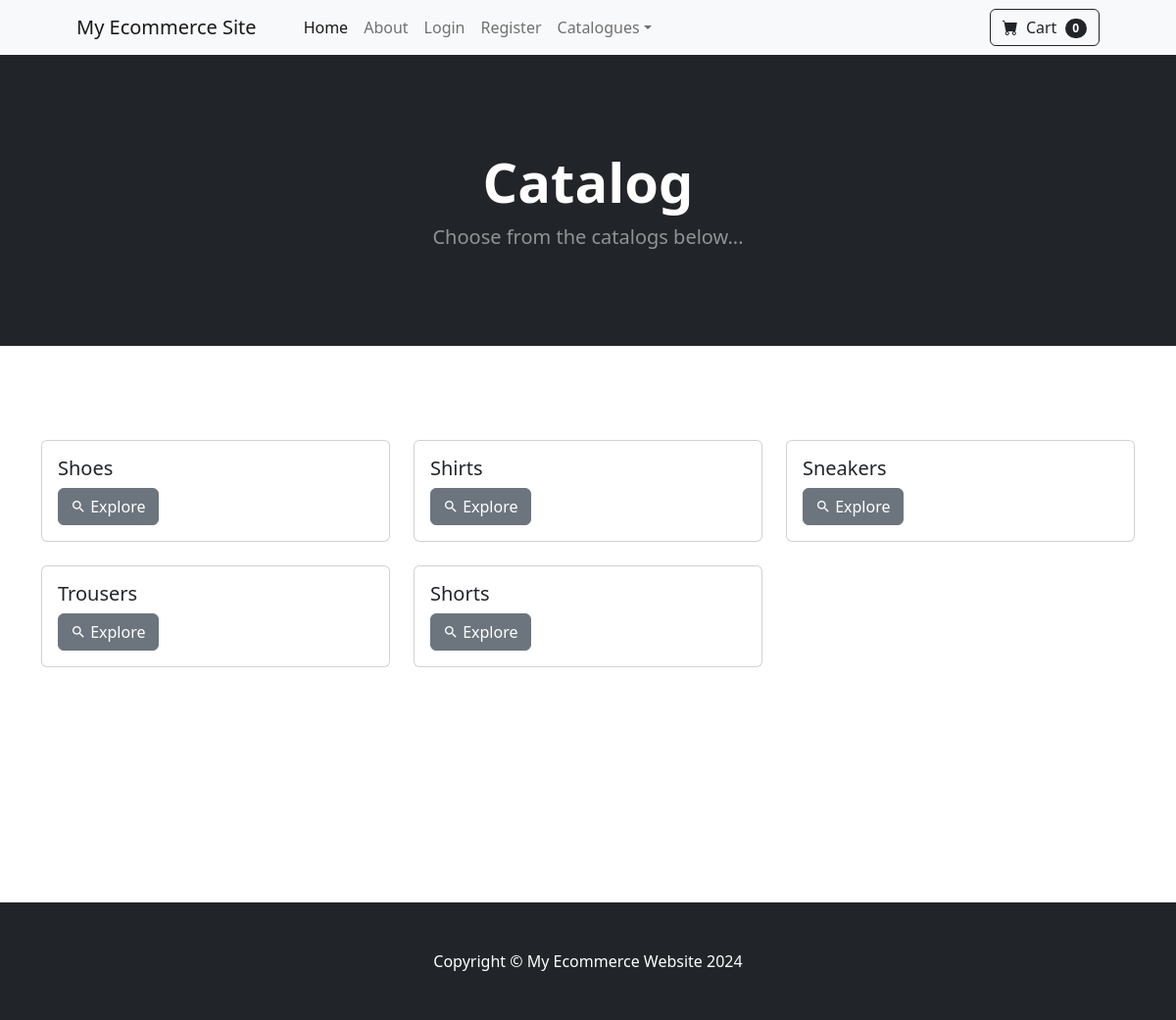
The app's page /category_summary with its own data.
### store/models.py (models this page shows)
class Category(models.Model):
    name = models.CharField(max_length = 100)
    def __str__(self):
        return self.name

### store/views.py (the view)
# urls.py: path('category_summary' ,views.category_summary, name="category_summary"),
def category_summary(request):
    categories = Category.objects.all()
    return render(request, "category_summary.html",{'categories':categories})

### cart/cart.py (called while the page is built)
    def __len__(self):
        return len(self.cart)

### cart/context_processors.py (called while the page is built)
def cart(request):
    return {'cart': Cart(request)}

### store/templates/category_summary.html
{% extends 'base.html' %}
{% block content%}
<header class="bg-dark py-5">
    <div class="container px-4 px-lg-5 my-5">
        <div class="text-center text-white">
            <h1 class="display-4 fw-bolder">Catalog</h1>
            <p class="lead fw-normal text-white-50 mb-0">Choose from the catalogs below...</p>
        </div>
    </div>
</header>
<br>
                <br>
                <br>
                <br>
                <div class="container">
                    <div class="row">
                        {% for category in categories %}
                        <div class="col-lg-4 col-md-6 mb-4">
                            <div class="card h-100">
                                <div class="card-body">
                                    <h5 class="card-title">{{ category }}</h5>
                                    <a href="{% url 'category' category %}" class="btn btn-secondary ">
                                        <span class="mdi mdi-magnify"></span> Explore
                                    </a>
                                </div>
                            </div>
                        </div>
                        {% endfor %}
                    </div>
                </div>
                <br><br><br> <br> <br> <br> <br> <br> <br>
{% endblock %}

### records on screen
Category: name "Shoes"
Category: name "Shirts"
Category: name "Sneakers"
Category: name "Trousers"
Category: name "Shorts"

### other values on screen
{{ cart|length }} "0"
